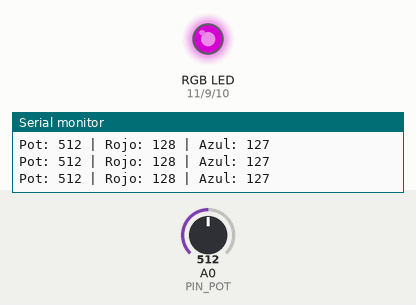
Recording of a sketch running on a simulated Arduino Uno, built with avr-gcc and run on an emulated ATmega328P. On the bench: an RGB LED mixed from three pins (HIGH = lit), the last lines printed to the serial monitor. Inputs (shaded band) come from the test bench; at power-on: A0 (PIN_POT) = 512. Dim RGB values are drawn brighter than linear.

Above: at 1.2 s.
1.3 s: A0 (PIN_POT) set to 608
At 2.5 s:
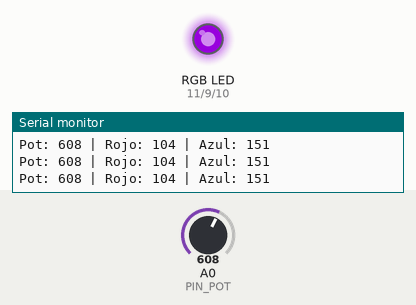
2.8 s: A0 (PIN_POT) set to 636
At 3.6 s:
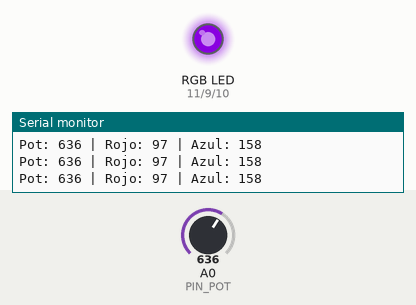
5.8 s: A0 (PIN_POT) set to 110
At 7.0 s:
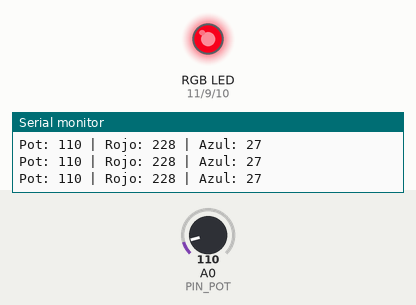
7.3 s: A0 (PIN_POT) set to 95
At 8.4 s:
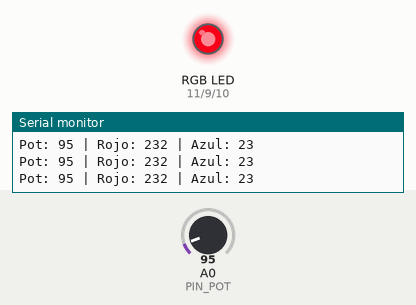
8.8 s: A0 (PIN_POT) set to 0
At 9.1 s:
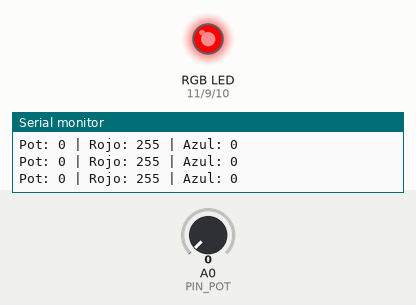
10.3 s: A0 (PIN_POT) set to 511
At 11.5 s:
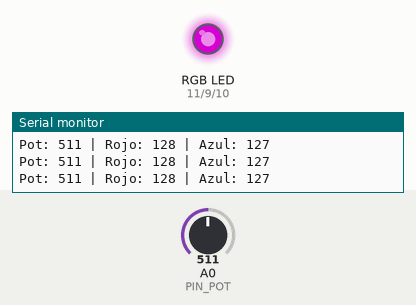
Timing chart, 0 to 12.8 s (numbered marks = the images above; inputs shaded):
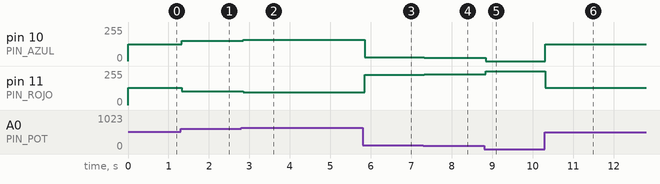

The sketch:

L2_Mezcla_Potenciometro.ino
```cpp
/*
 * INSANI ROBOTICS - FUNDAMENTOS F3
 * Lección 2: Mezclador de Color con Potenciómetro
 * ------------------------------------------------
 * Objetivo: Transición suave entre Rojo y Azul.
 */

// Definición de Pines
const int PIN_POT = A0;
const int PIN_ROJO = 11;
const int PIN_VERDE = 9;
const int PIN_AZUL = 10;

void setup() {
  pinMode(PIN_ROJO, OUTPUT);
  pinMode(PIN_VERDE, OUTPUT);
  pinMode(PIN_AZUL, OUTPUT);
  Serial.begin(9600);
}

void loop() {
  // 1. LEER: Valor del potenciómetro (0 a 1023)
  int lectura = analogRead(PIN_POT);

  // 2. CALCULAR:
  // Convertimos la lectura (0-1023) a un rango PWM (0-255)
  int intensidad = map(lectura, 0, 1023, 0, 255);

  // Lógica de Mezcla (Gradiente Rojo -> Azul)
  // El Azul sube conforme giramos la perilla
  int valorAzul = intensidad;

  // El Rojo baja conforme giramos la perilla (Inverso)
  int valorRojo = 255 - intensidad;

  // El Verde lo dejamos apagado para esta práctica
  int valorVerde = 0;

  // 3. ACTUAR:
  establecerColor(valorRojo, valorVerde, valorAzul);

  // 4. DEBUG:
  // Sirve para ver la "magia" matemática en pantalla
  Serial.print("Pot: "); Serial.print(lectura);
  Serial.print(" | Rojo: "); Serial.print(valorRojo);
  Serial.print(" | Azul: "); Serial.println(valorAzul);

  delay(50); // Pequeña pausa para estabilidad
}

// Función auxiliar
void establecerColor(int r, int g, int b) {
  analogWrite(PIN_ROJO, r);
  analogWrite(PIN_VERDE, g);
  analogWrite(PIN_AZUL, b);
}
```

Measured:
- after the input at 1.3 s, pin 10 (PIN_AZUL): 127/255 → 151/255 at once; pin 11 (PIN_ROJO): 128/255 → 104/255 at once
- after the input at 2.8 s, pin 10 (PIN_AZUL): 151/255 → 158/255 after 0.05 s; pin 11 (PIN_ROJO): 104/255 → 97/255 after 0.05 s
- after the input at 5.8 s, pin 10 (PIN_AZUL): 158/255 → 27/255 after 0.05 s; pin 11 (PIN_ROJO): 97/255 → 228/255 after 0.05 s
- after the input at 7.3 s, pin 10 (PIN_AZUL): 27/255 → 23/255 at once; pin 11 (PIN_ROJO): 228/255 → 232/255 at once
- after the input at 8.8 s, pin 10 (PIN_AZUL): 23/255 → 0/255 at once; pin 11 (PIN_ROJO): 232/255 → 255/255 at once
- after the input at 10.3 s, pin 10 (PIN_AZUL): 0/255 → 127/255 at once; pin 11 (PIN_ROJO): 255/255 → 128/255 at once
